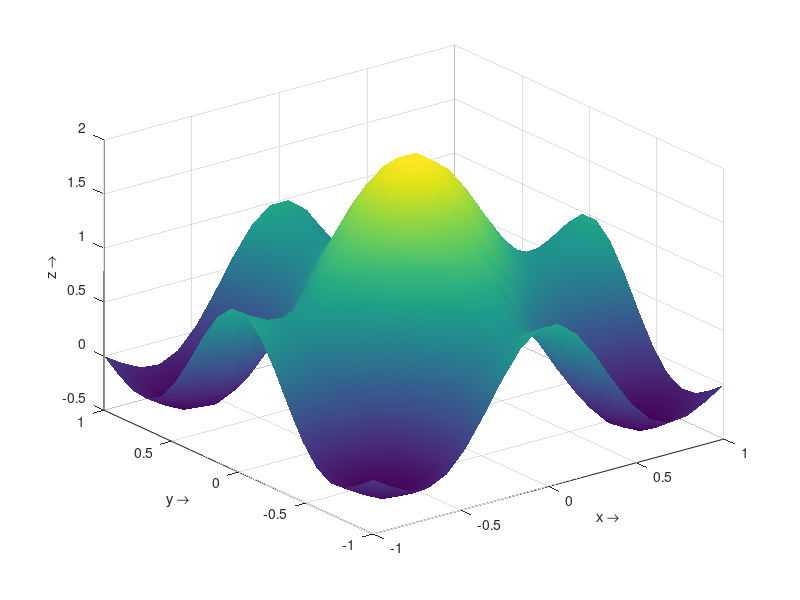

This figure's MATLAB source:
%Aufgabe 6
function []=MyPlot_3D()
x=linspace(-1,1,20);
y=linspace(-1,1,20);
[X,Y]=meshgrid(x,y);
%[X,Y]=meshgrid(-1:.1:1,-1:.1:1);
F=sinc(2*X)+sinc(2*Y);

figure(1);
clf;
grid on;
surf(X,Y,F);
shading interp; %kontinuierliche Interpolation der Farben
xlabel('x \rightarrow') %Beschriftung x-Achse
ylabel('y \rightarrow') %Beschriftung y-Achse
zlabel('z \rightarrow') %Beschriftung y-Achse
end